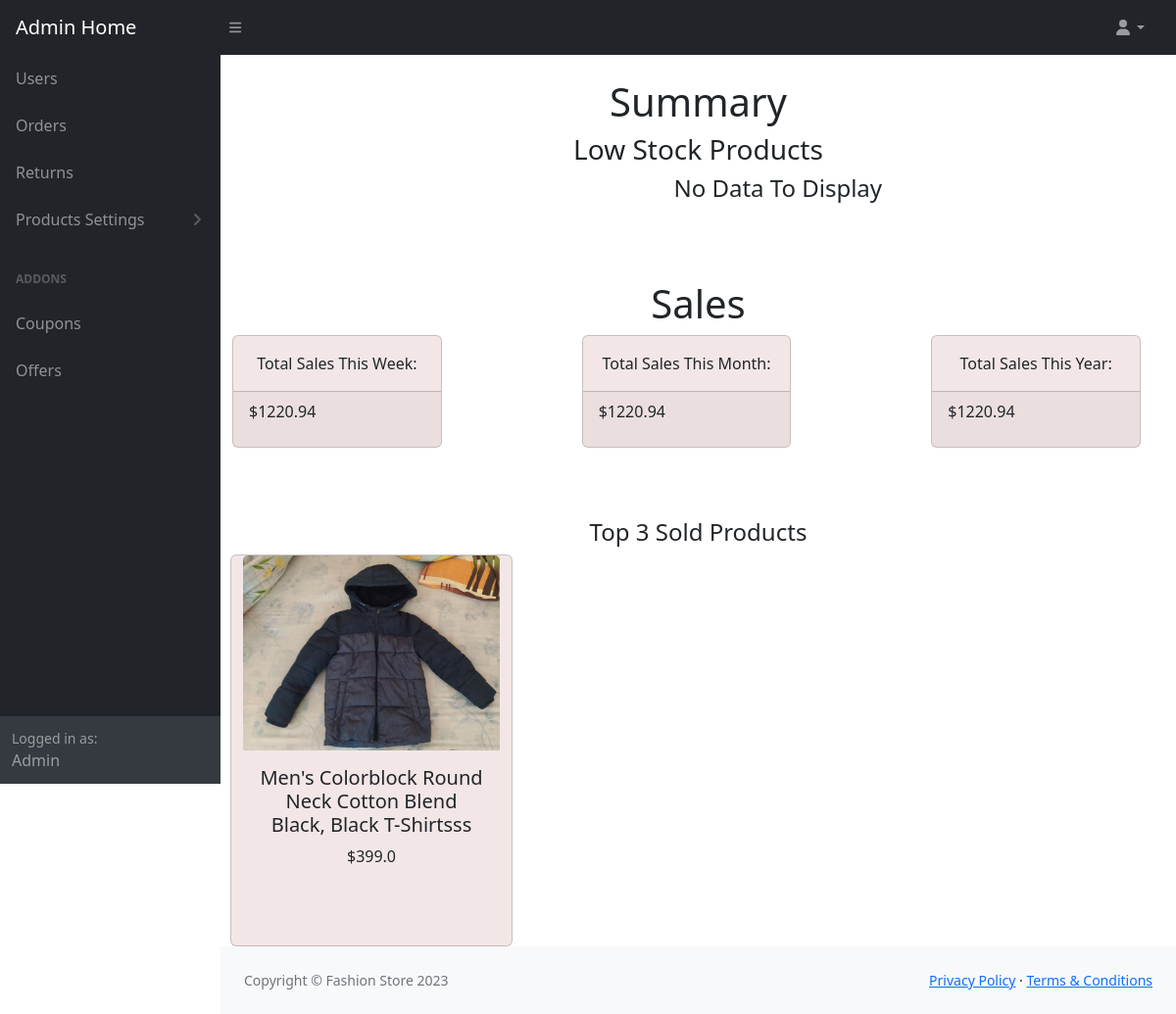
Screenshot of /admin_home/ (signed in) with the database file from the repository.
### store/models.py (models this page shows, shortened)
class BaseModel(models.Model):
	uid = models.UUIDField(primary_key=True , editable=False , default=uuid.uuid4)
	created_at = models.DateTimeField(auto_now= True)
	updated_at = models.DateTimeField(auto_now_add= True)
	class Meta:
		abstract = True

class Products(BaseModel):
	product_name = models.CharField(max_length=100)
	slug = models.SlugField(max_length=100,unique=True, null=True, blank=True)
	category = models.ForeignKey(Category, on_delete=models.CASCADE, related_name="products")
	price = models.FloatField()
	discount = models.IntegerField(null=True)
	rprice = models.FloatField()
	product_description = models.TextField()
	image = models.ImageField(upload_to="products")
	is_deleted = models.BooleanField(default=False)
	in_store = models.BooleanField(default=False)

### store/views.py (the view)
# urls.py: path('admin_home/', views.admin_home, name="admin_home"),
@login_required(login_url='admin_login')
def admin_home(request):
    if request.user.is_authenticated and request.user.is_superuser:
        now = timezone.now()
        week_start = now - timedelta(days=now.weekday())
        month_start = now.replace(day=1)
        year_start = now.replace(month=1, day=1)
        total_week = \
        Order.objects.filter(created_at__gte=week_start, created_at__lte=now).aggregate(total=Sum('order_total'))[
            'total']
        total_month = \
        Order.objects.filter(created_at__gte=month_start, created_at__lte=now).aggregate(total=Sum('order_total'))[
            'total']
        total_year = \
        Order.objects.filter(created_at__gte=year_start, created_at__lte=now).aggregate(total=Sum('order_total'))[
            'total']
        low_stock_items = SizeVariant.objects.filter(stock__lt=3)
        product_quantities = OrderProduct.objects.values('product').annotate(total_quantity=Sum('quantity'))
        sorted_products = product_quantities.order_by('-total_quantity')
        top_3_products = sorted_products[:3]
        product_list = Products.objects.all()
        context = {
            'total_week': total_week,#round(float(total_week),3),
            'total_month': total_month,#round(float(total_month),3),
            'total_year': total_year,#,round(float(total_year),3),
            'low_stock_items':low_stock_items,
            'top_3_products':top_3_products,
            'product_list':product_list
        }
        return render(request, 'admin_main/admin_home.html', context)
    else:
        return redirect('admin_login')

### store/context_processors.py (called while the page is built)
def category_list_processor(request):
    category_list = Category.objects.all()
    return {'category_list': category_list}

def cart_counter(request):
    cart_count = 0
    try:
        if request.user.is_authenticated:
            cart_items = CartItems.objects.all().filter(user=request.user)
        else:
            cart = uCart.objects.filter(cart_id=_cart_id(request))
            cart_items = CartItems.objects.all().filter(cart=cart[:1])
        for cart_item in cart_items:
            cart_count += cart_item.quantity
    except uCart.DoesNotExist:
        cart_count=0
    return dict(cart_count=cart_count)

def wish_counter(request):
    if request.user.is_authenticated:
        wish_items = WishList.objects.filter(user=request.user)
    else:
        guest = Guest.objects.filter(guest_id=_wishlist_id(request)).first()
        if guest:
            wish_items = WishList.objects.filter(guest=guest)
        else:
            wish_items = []
    wish_count = wish_items.count() if wish_items else 0
    return {'wish_count': wish_count}

def notification_counter(request):
    if request.user.is_authenticated:
        notifications = Notification.objects.filter(user=request.user,is_read=False)
        noti_count = notifications.count() if notifications else 0
        return dict(noti_count=noti_count)
    else:
        return dict(noti_count=0)

### store/templates/admin_main/admin_home.html (shortened to what this page needs)
{%extends 'admin_main/admin_base.html'%}
{%load static%}
{%block body%}
{% if user.is_authenticated %}
<main>
    <div class="container text-center">
        <h1 class="mt-4">Summary</h1>
        <div class="row text-center">
            <h3>Low Stock Products</h3>
            <div class="col-3"></div>
            <div class="col-8">
            {%if low_stock_items%}
                <table class="low-stock-table">
                <tr>
                    <th>Product Name</th>
                    <th>Color</th>
                    <th>Size</th>
                    <th>Action</th>
                </tr>
                {% for item in low_stock_items %}
                <tr>
                    <td>{{ item.product_id.product_name }}</td>
                    <td>{{ item.Color_id.color }}</td>
                    <td>{{ item.size }}</td>
                    <td><a href="{%url 'product_variants_stock_update' size_id=item.uid product_id=item.product_id.uid%}">Update</a></td>
                </tr>
                {% endfor %}
                </table>
            {%else%}
            <h4>No Data To Display</h4>
            {%endif%}
            </div>
        </div>
        <br><br><br>
        <div class="row text-center" >
            <h1>Sales</h1>
            <div class="row text-center justify-content-between">
                <div class="col-xl-3 col-md-6">
                    <div class="card  text-dark mb-4">
                        <div class="card-body">Total Sales This Week:</div>
                        <div class="card-footer d-flex align-items-center justify-content-between">
                            <p>${{ total_week|default:0 }}</p>
                        </div>
                    </div>
                </div>
                <div class="col-xl-3 col-md-6">
                    <div class="card  text-dark mb-4">
                        <div class="card-body">Total Sales This Month:</div>
                        <div class="card-footer d-flex align-items-center justify-content-between">
                            <p>${{ total_month|default:0 }}</p>
                        </div>
                    </div>
                </div>
                <div class="col-xl-3 col-md-6">
                    <div class="card  text-dark mb-4">
                        <div class="card-body">Total Sales This Year:</div>
                        <div class="card-footer d-flex align-items-center justify-content-between">
                            <p>${{ total_year|default:0 }}</p>
                        </div>
                    </div>
                </div>
            </div>
        </div>
        <br><br>
        <div class="row text-center justify-content-between">
            <h4>Top 3 Sold Products</h4>
            {%for product in top_3_products%}
            {%for p in product_list%}
            {%if p.uid ==  product.product%}
            <div class="card" style="width: 18rem;margin-left:10px;height:400px;">
            <img class="card-img-top" src="{{p.image.url}}" alt="Card image cap" height="50%">
            <div class="card-body">
            <h5 class="card-title">{{p.product_name}}</h5>
            <p class="card-text">${{p.price}}</p>
            </div>
            </div>
            {%endif%}
            {%endfor%}
            {%endfor%}
        </div>
    </div>
</main>
{%endif%}
{%endblock%}

### store/templates/admin_main/admin_home.html (style rules this page uses)
.card { background-color:#f2e7e6; }

### rows the page displays
Products: image (picture), product_name "Men's Colorblock Round Neck Cotton Blend Black, Black T-Shirtsss", price "399.0"

### other values shown
{{ total_week|default:0 }} "1220.94"
{{ total_month|default:0 }} "1220.94"
{{ total_year|default:0 }} "1220.94"
